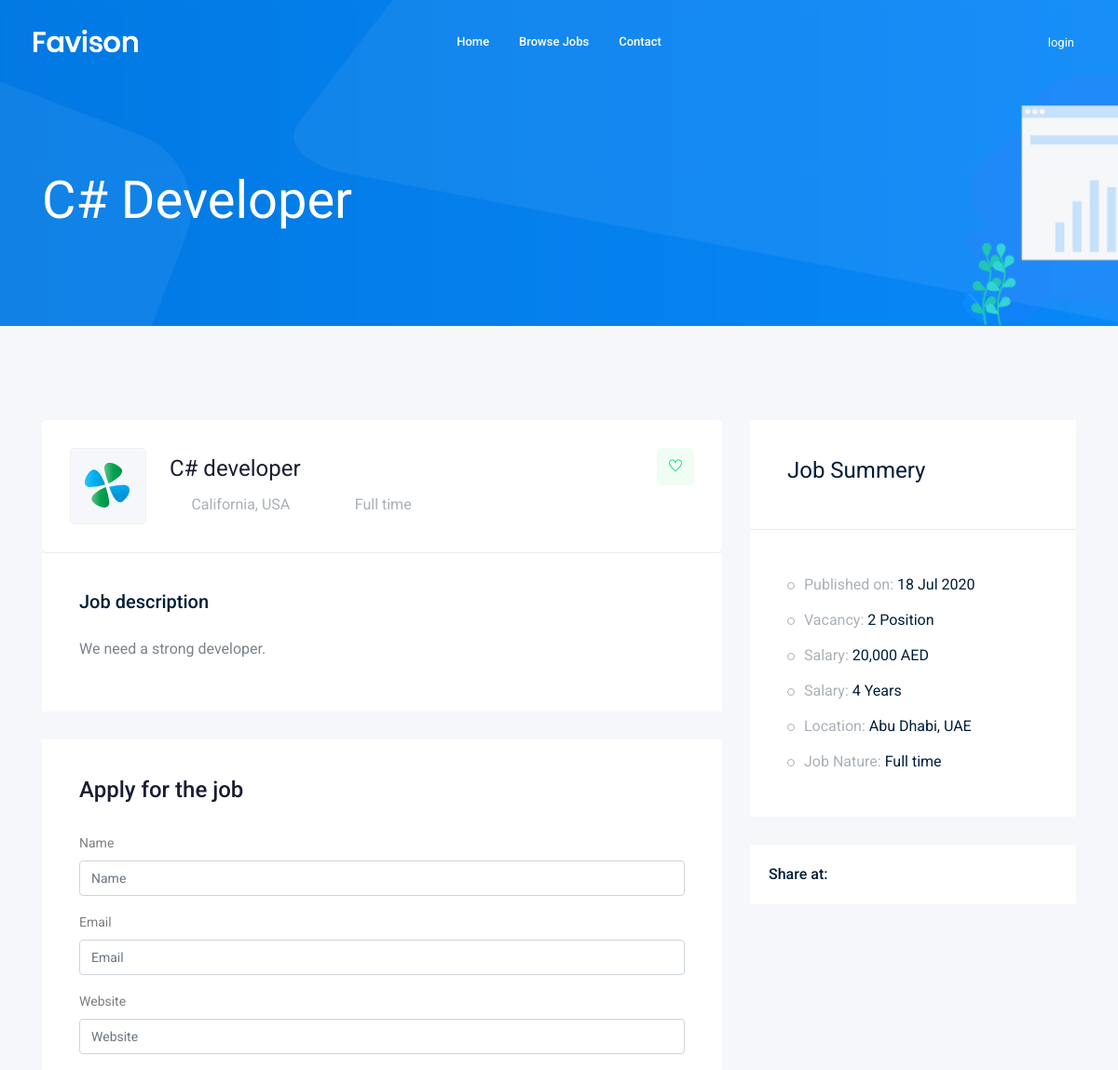
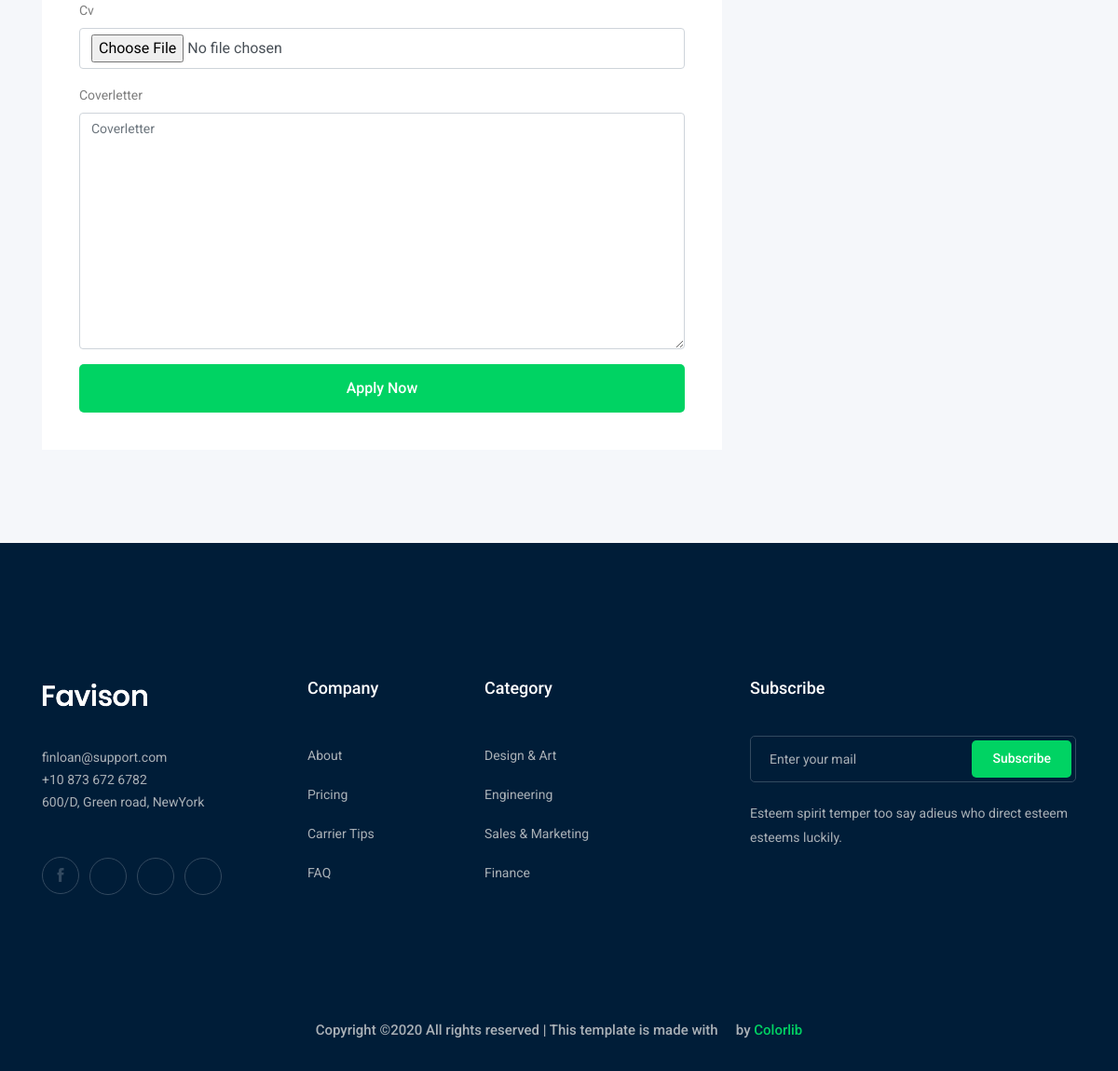
The app's page /jobs/c-developer with its own data (2 pictures, top to bottom).
### job/models.py (models this page shows, shortened)
class Job(models.Model):
    owner        = models.ForeignKey(User, related_name='job_owner', on_delete=models.CASCADE)
    title        = models.CharField(max_length=500)
    slug         = models.SlugField(blank=True)
    job_type     = models.CharField(max_length=20 ,choices= JOB_TYPE)
    describtion  = models.TextField(max_length=500, blank=True)
    published_at = models.DateTimeField(auto_now=True)
    vacancy      = models.IntegerField(default=1)
    salary       = models.IntegerField(default=1)
    experience   = models.IntegerField(default=1)
    category     = models.ForeignKey('Category', on_delete=models.CASCADE)
    image        = models.ImageField(upload_to=image_upload)
    def __str__(self):
        return self.title

### job/views.py (the view)
# urls.py: path('<str:slug>', views.job_detail, name='job_detail'),
def job_detail(request, slug ):
    job_detail = Job.objects.get(slug=slug)
    if request.method == 'POST':
        form = ApplyForm(request.POST, request.FILES)
        if form.is_valid:
            myform = form.save(commit=False)
            myform.job = job_detail
            myform.save()
    else:
        form = ApplyForm
    context={
        'job':job_detail, 'form':form
    }
    return render(request , 'job/job_detail.html',context)

### job/templates/job/job_detail.html (shortened to what this page needs)
{% extends 'base.html'%}
{% load humanize %}
{% load bootstrap4 %}
{% block body%}
    <div class="bradcam_area bradcam_bg_1">
        <div class="container">
            <div class="row">
                <div class="col-xl-12">
                    <div class="bradcam_text">
                        <h3>{{job}}</h3>
                    </div>
                </div>
            </div>
        </div>
    </div>
    <div class="job_details_area">
        <div class="container">
            <div class="row">
                <div class="col-lg-8">
                    <div class="job_details_header">
                        <div class="single_jobs white-bg d-flex justify-content-between">
                            <div class="jobs_left d-flex align-items-center">
                                <div class="thumb">
                                    <img src="img/svg_icon/1.svg" alt="">
                                </div>
                                <div class="jobs_conetent">
                                    <a href="#"><h4>{{job}}</h4></a>
                                    <div class="links_locat d-flex align-items-center">
                                        <div class="location">
                                            <p> <i class="fa fa-map-marker"></i> California, USA</p>
                                        </div>
                                        <div class="location">
                                            <p> <i class="fa fa-clock-o"></i>{{job.job_type}}</p>
                                        </div>
                                    </div>
                                </div>
                            </div>
                            <div class="jobs_right">
                                <div class="apply_now">
                                    <a class="heart_mark" href="#"> <i class="ti-heart"></i> </a>
                                </div>
                            </div>
                        </div>
                    </div>
                    <div class="descript_wrap white-bg">
                        <div class="single_wrap">
                            <h4>Job description</h4>
                            <p>{{job.describtion}}.</p>
                        </div>
                    </div>
                    <div class="apply_job_form white-bg">
                        <h4>Apply for the job</h4>
                        <form  method="POST" enctype="multipart/form-data">
                            {% bootstrap_form form %}
                            {% buttons %}
                            <button class="boxed-btn3 w-100" type="submit">Apply Now</button>
                            {% endbuttons %}
                        </form>
                    </div>
                </div>
                <div class="col-lg-4">
                    <div class="job_sumary">
                        <div class="summery_header">
                            <h3>Job Summery</h3>
                        </div>
                        <div class="job_content">
                            <ul>
                                <li>Published on: <span>{{job.published_at|date:'j M Y'}}</span></li>
                                <li>Vacancy: <span>{{job.vacancy}} Position</span></li>
                                <li>Salary: <span>{{job.salary|intcomma}} AED </span></li>
                                <li>Salary: <span>{{job.experience}} Years </span></li>
                                <li>Location: <span>Abu Dhabi, UAE</span></li>
                                <li>Job Nature: <span>{{job.job_type}}</span></li>
                            </ul>
                        </div>
                    </div>
                    <div class="share_wrap d-flex">
                        <span>Share at:</span>
                        <ul>
                            <li><a href="#"> <i class="fa fa-facebook"></i></a> </li>
                            <li><a href="#"> <i class="fa fa-google-plus"></i></a> </li>
                            <li><a href="#"> <i class="fa fa-twitter"></i></a> </li>
                            <li><a href="#"> <i class="fa fa-envelope"></i></a> </li>
                        </ul>
                    </div>
                    <div class="job_location_wrap">
                        <div class="job_lok_inner">
                            <div id="map" style="height: 200px;"></div>
                          </div>
                    </div>
                </div>
            </div>
        </div>
    </div>
 {% endblock body%}

### records on screen
Job: title "C# Developer", title "C# developer", job_type "Full time", describtion "We need a strong developer", published_at "18 Jul 2020", vacancy "2", salary "20,000", experience "4"
